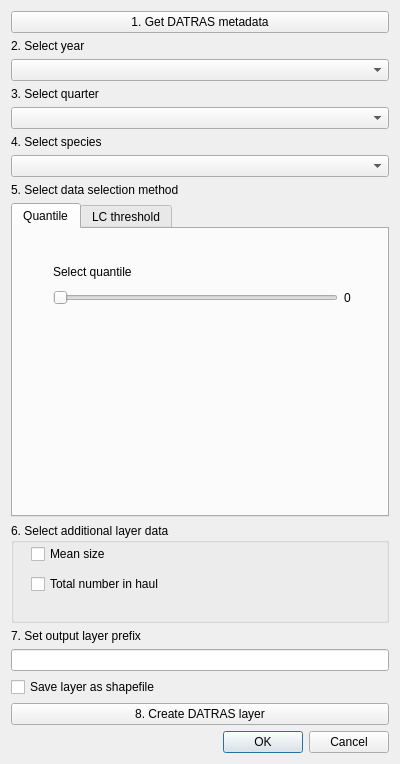
<?xml version="1.0" encoding="UTF-8"?>
<ui version="4.0">
 <class>DATRASViewDialog</class>
 <widget class="QDialog" name="DATRASViewDialog">
  <property name="geometry">
   <rect>
    <x>0</x>
    <y>0</y>
    <width>400</width>
    <height>764</height>
   </rect>
  </property>
  <property name="windowTitle">
   <string>DATRAS Viewer</string>
  </property>
  <layout class="QVBoxLayout" name="verticalLayout">
   <item>
    <widget class="QPushButton" name="get_datras_btn">
     <property name="text">
      <string>1. Get DATRAS metadata</string>
     </property>
    </widget>
   </item>
   <item>
    <widget class="QLabel" name="label_5">
     <property name="text">
      <string>2. Select year</string>
     </property>
    </widget>
   </item>
   <item>
    <widget class="QComboBox" name="year_combo"/>
   </item>
   <item>
    <widget class="QLabel" name="label">
     <property name="text">
      <string>3. Select quarter</string>
     </property>
    </widget>
   </item>
   <item>
    <widget class="QComboBox" name="quarter_combo"/>
   </item>
   <item>
    <widget class="QLabel" name="label_2">
     <property name="text">
      <string>4. Select species</string>
     </property>
    </widget>
   </item>
   <item>
    <widget class="QComboBox" name="species_combo"/>
   </item>
   <item>
    <widget class="QLabel" name="label_11">
     <property name="text">
      <string>5. Select data selection method</string>
     </property>
    </widget>
   </item>
   <item>
    <widget class="QTabWidget" name="data_mode_tabs">
     <property name="minimumSize">
      <size>
       <width>0</width>
       <height>150</height>
      </size>
     </property>
     <property name="currentIndex">
      <number>0</number>
     </property>
     <widget class="QWidget" name="quantile_tab">
      <attribute name="title">
       <string>Quantile</string>
      </attribute>
      <widget class="QWidget" name="layoutWidget">
       <property name="geometry">
        <rect>
         <x>40</x>
         <y>30</y>
         <width>311</width>
         <height>46</height>
        </rect>
       </property>
       <layout class="QGridLayout" name="gridLayout">
        <item row="0" column="0">
         <widget class="QLabel" name="label_7">
          <property name="text">
           <string>Select quantile</string>
          </property>
         </widget>
        </item>
        <item row="1" column="0">
         <widget class="QSlider" name="horizontalSlider">
          <property name="sizePolicy">
           <sizepolicy hsizetype="Preferred" vsizetype="Fixed">
            <horstretch>0</horstretch>
            <verstretch>0</verstretch>
           </sizepolicy>
          </property>
          <property name="orientation">
           <enum>Qt::Horizontal</enum>
          </property>
         </widget>
        </item>
        <item row="1" column="1">
         <widget class="QLabel" name="label_8">
          <property name="sizePolicy">
           <sizepolicy hsizetype="Fixed" vsizetype="Preferred">
            <horstretch>0</horstretch>
            <verstretch>0</verstretch>
           </sizepolicy>
          </property>
          <property name="minimumSize">
           <size>
            <width>20</width>
            <height>0</height>
           </size>
          </property>
          <property name="text">
           <string>0</string>
          </property>
         </widget>
        </item>
       </layout>
      </widget>
     </widget>
     <widget class="QWidget" name="threshold_tab">
      <attribute name="title">
       <string>LC threshold</string>
      </attribute>
      <widget class="QWidget" name="layoutWidget">
       <property name="geometry">
        <rect>
         <x>30</x>
         <y>11</y>
         <width>311</width>
         <height>102</height>
        </rect>
       </property>
       <layout class="QGridLayout" name="gridLayout_2">
        <item row="0" column="0">
         <widget class="QLabel" name="label_4">
          <property name="text">
           <string>Min LC</string>
          </property>
         </widget>
        </item>
        <item row="1" column="0">
         <widget class="QSlider" name="min_lclass">
          <property name="sizePolicy">
           <sizepolicy hsizetype="Preferred" vsizetype="Fixed">
            <horstretch>0</horstretch>
            <verstretch>0</verstretch>
           </sizepolicy>
          </property>
          <property name="orientation">
           <enum>Qt::Horizontal</enum>
          </property>
          <property name="tickPosition">
           <enum>QSlider::TicksBelow</enum>
          </property>
          <property name="tickInterval">
           <number>5</number>
          </property>
         </widget>
        </item>
        <item row="1" column="1">
         <widget class="QLabel" name="label_9">
          <property name="sizePolicy">
           <sizepolicy hsizetype="Fixed" vsizetype="Preferred">
            <horstretch>1</horstretch>
            <verstretch>0</verstretch>
           </sizepolicy>
          </property>
          <property name="minimumSize">
           <size>
            <width>20</width>
            <height>0</height>
           </size>
          </property>
          <property name="text">
           <string>0</string>
          </property>
         </widget>
        </item>
        <item row="2" column="0">
         <widget class="QLabel" name="label_3">
          <property name="text">
           <string>Max LC</string>
          </property>
         </widget>
        </item>
        <item row="3" column="0">
         <widget class="QSlider" name="max_lclass">
          <property name="sizePolicy">
           <sizepolicy hsizetype="Preferred" vsizetype="Fixed">
            <horstretch>0</horstretch>
            <verstretch>0</verstretch>
           </sizepolicy>
          </property>
          <property name="orientation">
           <enum>Qt::Horizontal</enum>
          </property>
          <property name="invertedAppearance">
           <bool>true</bool>
          </property>
          <property name="invertedControls">
           <bool>false</bool>
          </property>
          <property name="tickPosition">
           <enum>QSlider::TicksBelow</enum>
          </property>
          <property name="tickInterval">
           <number>5</number>
          </property>
         </widget>
        </item>
        <item row="3" column="1">
         <widget class="QLabel" name="label_10">
          <property name="sizePolicy">
           <sizepolicy hsizetype="Minimum" vsizetype="Preferred">
            <horstretch>1</horstretch>
            <verstretch>0</verstretch>
           </sizepolicy>
          </property>
          <property name="minimumSize">
           <size>
            <width>20</width>
            <height>0</height>
           </size>
          </property>
          <property name="text">
           <string>0</string>
          </property>
         </widget>
        </item>
       </layout>
      </widget>
     </widget>
    </widget>
   </item>
   <item>
    <widget class="QGroupBox" name="add_data_box">
     <property name="minimumSize">
      <size>
       <width>0</width>
       <height>100</height>
      </size>
     </property>
     <property name="title">
      <string>6. Select additional layer data</string>
     </property>
     <widget class="QCheckBox" name="msize_check">
      <property name="geometry">
       <rect>
        <x>20</x>
        <y>20</y>
        <width>88</width>
        <height>22</height>
       </rect>
      </property>
      <property name="text">
       <string>Mean size</string>
      </property>
     </widget>
     <widget class="QCheckBox" name="totnum_check">
      <property name="geometry">
       <rect>
        <x>20</x>
        <y>50</y>
        <width>171</width>
        <height>22</height>
       </rect>
      </property>
      <property name="text">
       <string>Total number in haul</string>
      </property>
     </widget>
    </widget>
   </item>
   <item>
    <widget class="QLabel" name="label_6">
     <property name="text">
      <string>7. Set output layer prefix</string>
     </property>
    </widget>
   </item>
   <item>
    <widget class="QLineEdit" name="layer_prefix_text"/>
   </item>
   <item>
    <widget class="QCheckBox" name="sape_save_check">
     <property name="text">
      <string>Save layer as shapefile</string>
     </property>
    </widget>
   </item>
   <item>
    <widget class="QPushButton" name="pushButton">
     <property name="text">
      <string>8. Create DATRAS layer</string>
     </property>
    </widget>
   </item>
   <item>
    <widget class="QDialogButtonBox" name="button_box">
     <property name="orientation">
      <enum>Qt::Horizontal</enum>
     </property>
     <property name="standardButtons">
      <set>QDialogButtonBox::Cancel|QDialogButtonBox::Ok</set>
     </property>
    </widget>
   </item>
  </layout>
 </widget>
 <resources/>
 <connections>
  <connection>
   <sender>button_box</sender>
   <signal>accepted()</signal>
   <receiver>DATRASViewDialog</receiver>
   <slot>accept()</slot>
   <hints>
    <hint type="sourcelabel">
     <x>20</x>
     <y>630</y>
    </hint>
    <hint type="destinationlabel">
     <x>20</x>
     <y>20</y>
    </hint>
   </hints>
  </connection>
  <connection>
   <sender>button_box</sender>
   <signal>rejected()</signal>
   <receiver>DATRASViewDialog</receiver>
   <slot>reject()</slot>
   <hints>
    <hint type="sourcelabel">
     <x>20</x>
     <y>630</y>
    </hint>
    <hint type="destinationlabel">
     <x>20</x>
     <y>20</y>
    </hint>
   </hints>
  </connection>
  <connection>
   <sender>min_lclass</sender>
   <signal>valueChanged(int)</signal>
   <receiver>label_9</receiver>
   <slot>setNum(int)</slot>
   <hints>
    <hint type="sourcelabel">
     <x>97</x>
     <y>302</y>
    </hint>
    <hint type="destinationlabel">
     <x>334</x>
     <y>309</y>
    </hint>
   </hints>
  </connection>
  <connection>
   <sender>max_lclass</sender>
   <signal>valueChanged(int)</signal>
   <receiver>label_10</receiver>
   <slot>setNum(int)</slot>
   <hints>
    <hint type="sourcelabel">
     <x>94</x>
     <y>355</y>
    </hint>
    <hint type="destinationlabel">
     <x>327</x>
     <y>370</y>
    </hint>
   </hints>
  </connection>
  <connection>
   <sender>horizontalSlider</sender>
   <signal>sliderMoved(int)</signal>
   <receiver>label_8</receiver>
   <slot>setNum(int)</slot>
   <hints>
    <hint type="sourcelabel">
     <x>184</x>
     <y>323</y>
    </hint>
    <hint type="destinationlabel">
     <x>328</x>
     <y>323</y>
    </hint>
   </hints>
  </connection>
 </connections>
</ui>
